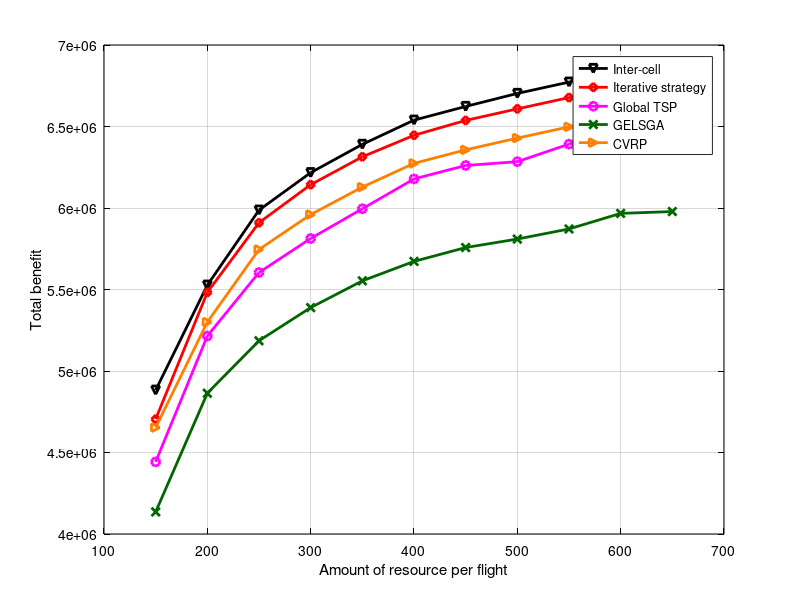

The MATLAB script that drew this image: (Note: this script raises an error after producing the figure.)
x = [150 200 250 300 350 400 450 500 550 600 650];
y1 = [4.44237	5.21452	5.60427	5.8129	5.99524	6.17831	6.26098	6.28419	6.39179	6.51531	6.51929]; % global tsp
% y2 = [4.65333	5.30006	5.74551	5.95973	6.12829	6.27383	6.35682	6.42901	6.49778	6.56588	6.58116]; % local tsp
y3 = [4.70473	5.48244	5.90981	6.14307	6.31405	6.44596	6.5374	6.60814	6.67753	6.73377	6.76876]; % iterative
y4 = [4.88237	5.52668	5.98711	6.21684	6.39041	6.53898	6.62296	6.70289	6.77239	6.8401	6.85394]; % inter-cell
y5 = [4.13553	4.86358	5.18553	5.38892	5.55316	5.67235	5.75741	5.80945	5.87143	5.96696	5.97828];% GELSGA
y6 = [4.65333	5.30006	5.74551	5.95973	6.12829	6.27383	6.35682	6.42901	6.49778	6.56588	6.58116];% CVRP
y1 = y1*1000000;
% y2 = y2*1000000;
y3 = y3*1000000;
y4 = y4*1000000;
y5 = y5*1000000;
y6 = y6*1000000;
close all;
figure1 = figure;
% Create axes
axes1 = axes('Parent',figure1);
plot(x,y4,'-kv', 'LineWidth',2);
hold on;
grid on;
% plot(x,y2,'-bs', 'LineWidth',2);
plot(x,y3,'-rd', 'LineWidth',2);
plot(x,y1,'-mo', 'LineWidth',2);
plot(x,y5,'-x','Color',[0 0.4 0], 'LineWidth',2);
plot(x,y6,'->','Color',[1 0.5 0], 'LineWidth',2);
xlabel('Amount of resource per flight');
ylabel('Total benefit');
legend('Inter-cell','Iterative strategy','Global TSP','GELSGA', 'CVRP');
set(axes1,'XColor',[0 0 0],'YColor',[0 0 0]);
ytickformat('%,4.4g');
xtickformat('%,4.4g');
xticks([150 200 250 300 350 400 450 500 550 600 650]);
xlim([150 650]);
hold off;